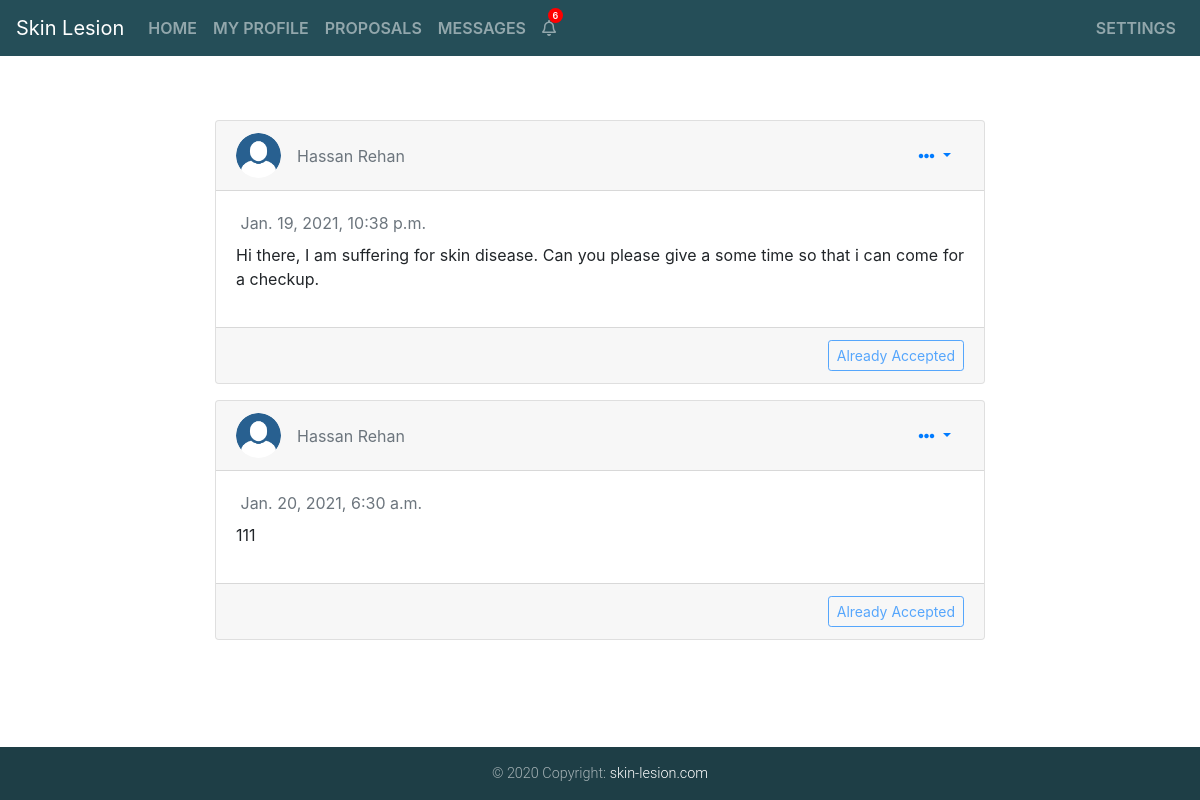
The page /doctor/2/proposals (signed in) on the database its author committed.
### patientHome/models.py (models this page shows)
class ProposalTable(models.Model):
    proposal_data = models.TextField()
    created_at = models.DateTimeField()
    accepted = models.BooleanField()
    reported = models.BooleanField()
    patient_id = models.ForeignKey(Users,db_column="patient_id",related_name='patient_id',on_delete=models.CASCADE)
    doctor_id = models.ForeignKey(Users,db_column="doctor_id",related_name='doctor_id',on_delete=models.CASCADE)

### doctorHome/views.py (the view)
# urls.py: path('proposals',views.proposals_received),
def proposals_received(request,id):
    if 'user_id' in request.session and 'user_type' in request.session:
        if id==request.session['user_id'] and request.session['user_type']==1:
            if request.method == 'GET':
                proposals_data=[]
                if ProposalTable.objects.filter(doctor_id=id).exists():
                    data = list(ProposalTable.objects.filter(doctor_id=id))
                    for proposal in data:
                        user = Users.objects.get(id=proposal.patient_id.id)
                        name = user.first_name+" "+user.last_name
                        pic = ""
                        if PatientProfiles.objects.filter(patient_id=proposal.patient_id.id).exists():
                            pic = PatientProfiles.objects.get(patient_id=proposal.patient_id.id).pic
                            if pic.name == '':
                                pic = ""
                        proposals_data.append({
                            'patient_id': proposal.patient_id.id,
                            'proposal_data': proposal.proposal_data,
                            'patient_pic': pic,
                            'patient_name': name,
                            'accepted': proposal.accepted,
                            'reported' : proposal.reported,
                            'created_at' : proposal.created_at,
                            'key' : proposal.id
                        })
                return render(request,'doc_proposals.html',{'proposals_data': proposals_data})
        else:
            return redirect('/doctor/'+str(request.session['user_id'])+'/proposals')
    else:
        return redirect("/")

### templates/doc_proposals.html (shortened to what this page needs)
{% extends 'doctor-base.html' %}
{% block content %}
    <div class="container-fluid pr-content-wrapper my-5">
            <div class="row justify-content-center">
                <div class="proposal col-md-8">
                    {% if proposals_data.length != 0 %}
                        {% load static %}
                        {% for proposal in proposals_data %}
                            {% if not proposal.reported %}
                                <div class="card mt-3" id="{{ proposal.key }}-proposal">
                                    <div class="card-header">
                                        <div class="d-flex justify-content-between align-items-center">
                                            <div class="d-flex justify-content-between align-items-center">
                                                <div class="mr-2">
                                                    <a href="/patient/{{ proposal.patient_id }}/view_profile">
                                                    {% if proposal.patient_pic != "" %}
                                                        <img class="rounded-circle" width="45" height="45" src="{{ proposal.patient_pic.url }}" alt="Avatar">
                                                    {% else %}
                                                        <img class="rounded-circle" width="45" height="45" src="{% static 'images/no-profile-pic.png' %}" alt="Avatar">
                                                    {% endif %}
                                                    </a>
                                                </div>
                                                <div class="ml-2">
                                                    <div class="h7 text-muted">{{ proposal.patient_name }}</div>
                                                </div>
                                            </div>
                                            <div>
                                                <div class="dropdown">
                                                    <button class="btn btn-link dropdown-toggle" type="button" id="gedf-drop1" data-toggle="dropdown" aria-haspopup="true" aria-expanded="false">
                                                        <i class="fa fa-ellipsis-h"></i>
                                                    </button>
                                                </div>
                                            </div>
                                        </div>
                                    </div>
                                    <div class="card-body">
                                        <div class="text-muted h7 mb-2">  {{ proposal.created_at }}</div>
                                        <p class="paraCollapse collapse card-text" id="{{ proposal.key }}">
                                            {{ proposal.proposal_data }}
                                        </p>
                                    </div>
                                    <div class="card-footer">
                                        {% if proposal.accepted %}
                                            <button type="button" class="card-link btn btn-sm btn-outline-primary float-right" disabled>Already Accepted</button>
                                        {% else %}
                                            <button type="button" class="btn btn-success float-right accept-btn" id="{{ proposal.key }}-accept-button" data-href="/doctor/{{ request.session.user_id }}/proposal/{{ proposal.key }}/accept">Accept</button>
                                        {% endif %}
                                    </div>
                                </div>
                            {% endif %}
                        {% endfor %}
                    {% else %}
                        <div class="alert alert-success my-auto" role="alert" id="post-sub-message" style="text-align:center;">
                            <h4>No proposal is submitted yet on this post.</h4>
                        </div>
                    {% endif %}
                </div>
            </div>
    </div>
    {% endblock %}

### statics/css/styles.css (style rules this page uses)
html { scroll-behavior: smooth; }
.dropdown-toggle::after { content: none; display: none; }
.pr-content-wrapper .card-body .paraCollapse { text-align: justify; }

### rows shown on the page
ProposalTable: created_at "Jan. 19, 2021, 10:38 p.m.", proposal_data "Hi there, I am suffering for skin disease. Can you please give a some time so that i can come for a checkup."
ProposalTable: created_at "Jan. 20, 2021, 6:30 a.m.", proposal_data "111"

### other values the page prints
{{ proposal.patient_name }} "Hassan Rehan" "Hassan Rehan"
